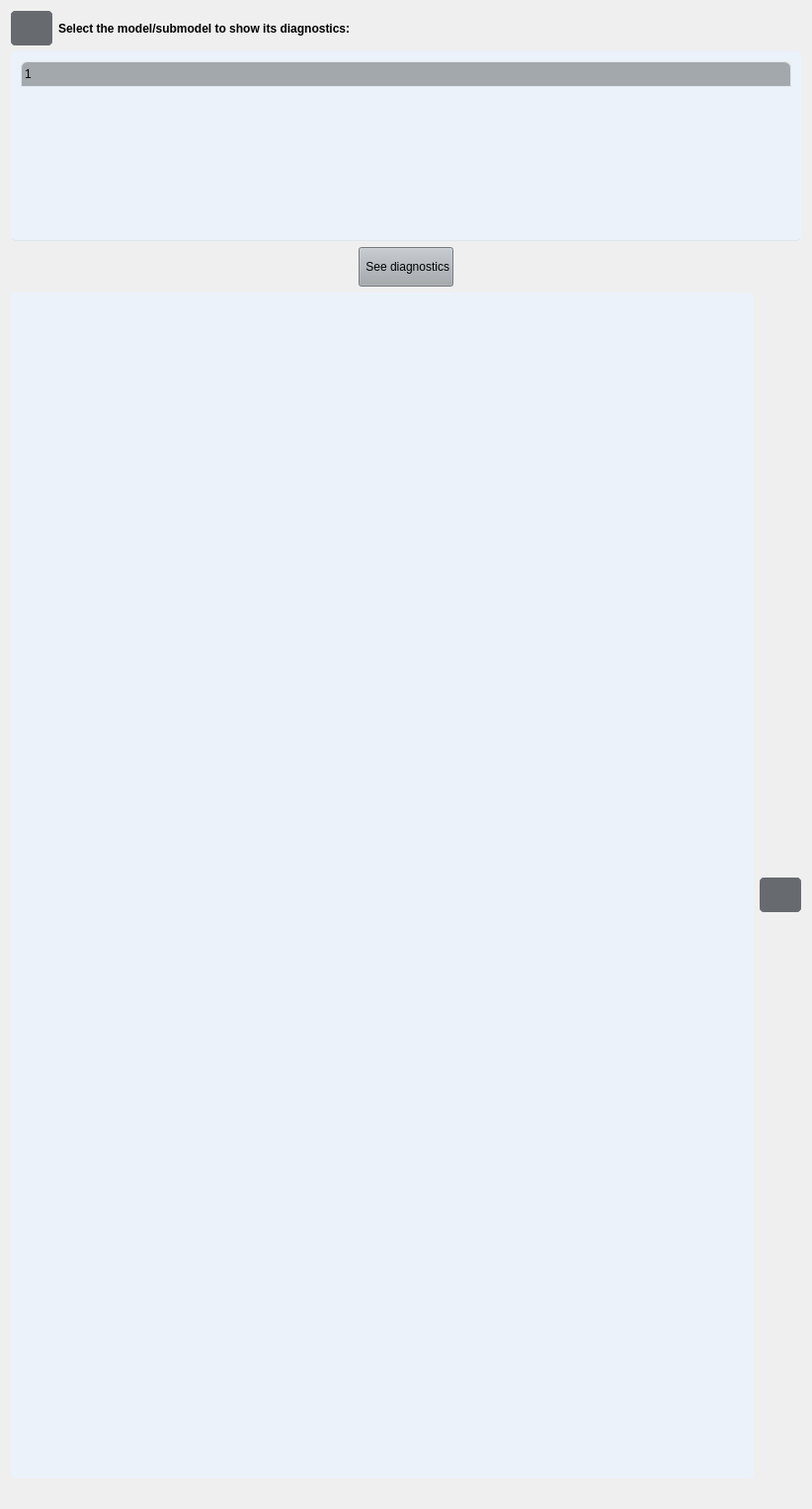
                  <widget class="QWidget" name="tabsPage6">
                   <layout class="QVBoxLayout" name="verticalLayout_36">
                    <item>
                     <layout class="QVBoxLayout" name="verticalLayout_26">
                      <item>
                       <layout class="QVBoxLayout" name="verticalLayout_27">
                        <item>
                         <layout class="QHBoxLayout" name="horizontalLayout_8">
                          <item>
                           <widget class="QPushButton" name="infoButtonDiagnostics">
                            <property name="sizePolicy">
                             <sizepolicy hsizetype="Fixed" vsizetype="Fixed">
                              <horstretch>0</horstretch>
                              <verstretch>0</verstretch>
                             </sizepolicy>
                            </property>
                            <property name="minimumSize">
                             <size>
                              <width>35</width>
                              <height>35</height>
                             </size>
                            </property>
                            <property name="styleSheet">
                             <string notr="true">QPushButton {
	border: 5px solid #676A6E;
	border-radius: 5px;	
	background-color: #676A6E;
}
QPushButton:hover {
	background-color: #676A6E;
	border: 2px solid #676A6E;
}
QPushButton:pressed {	
	background-color: #676A6E;
	border: 2px solid #676A6E;
}</string>
                            </property>
                            <property name="text">
                             <string/>
                            </property>
                           </widget>
                          </item>
                          <item>
                           <widget class="QLabel" name="labelSelectModelToShow_3">
                            <property name="font">
                             <font>
                              <weight>75</weight>
                              <bold>true</bold>
                             </font>
                            </property>
                            <property name="text">
                             <string>Select the model/submodel to show its diagnostics:</string>
                            </property>
                           </widget>
                          </item>
                         </layout>
                        </item>
                        <item>
                         <layout class="QHBoxLayout" name="horizontalLayout_10">
                          <item>
                           <widget class="QTreeWidget" name="treeWidgetSelectModelToSeeDiagnostics">
                            <property name="sizePolicy">
                             <sizepolicy hsizetype="Expanding" vsizetype="Expanding">
                              <horstretch>0</horstretch>
                              <verstretch>0</verstretch>
                             </sizepolicy>
                            </property>
                            <property name="minimumSize">
                             <size>
                              <width>800</width>
                              <height>0</height>
                             </size>
                            </property>
                            <property name="maximumSize">
                             <size>
                              <width>16777215</width>
                              <height>800</height>
                             </size>
                            </property>
                            <property name="styleSheet">
                             <string notr="true">QTreeWidget {	
	background-color: #EBF2FA;
	padding: 10px;
	border-radius: 5px;
	gridline-color: #DFE6ED;
	border-bottom: 1px solid #DFE6ED;
}
QTreeWidget::item{
	border-color: #DFE6ED;
	padding-left: 5px;
	padding-right: 5px;
	gridline-color: #DFE6ED;
}
QTreeWidget::item:selected{
	background-color: #C7CDDA;
}
QScrollBar:horizontal {
    border: none;
    background: #A3A8AD;
    height: 14px;
    margin: 0px 21px 0 21px;
	border-radius: 0px;
}
 QScrollBar:vertical {
	border: none;
    background: #A3A8AD;
    width: 14px;
    margin: 21px 0 21px 0;
	border-radius: 0px;
 }
QHeaderView::section{
	Background-color: #A3A8AD;
	max-width: 30px;
	border: 1px solid #A3A8AD;
	border-style: none;
    border-bottom: 1px solid #DFE6ED;
    border-right: 1px solid #DFE6ED;
}
QTreeWidget::horizontalHeader {	
	background-color: #A3A8AD;
}
QHeaderView::section:horizontal
{
    border: 1px solid #DFE6ED;
	background-color: #A3A8AD;
	padding: 3px;
	border-top-left-radius: 7px;
    border-top-right-radius: 7px;
}
QHeaderView::section:vertical
{
    border: 1px solid #A3A8AD;
}</string>
                            </property>
                            <column>
                             <property name="text">
                              <string/>
                             </property>
                            </column>
                           </widget>
                          </item>
                         </layout>
                        </item>
                       </layout>
                      </item>
                      <item>
                       <layout class="QHBoxLayout" name="horizontalLayout_16">
                        <item>
                         <spacer name="horizontalSpacer">
                          <property name="orientation">
                           <enum>Qt::Horizontal</enum>
                          </property>
                          <property name="sizeHint" stdset="0">
                           <size>
                            <width>40</width>
                            <height>20</height>
                           </size>
                          </property>
                         </spacer>
                        </item>
                        <item>
                         <widget class="QPushButton" name="pushButtonDiagnostics">
                          <property name="sizePolicy">
                           <sizepolicy hsizetype="Fixed" vsizetype="Fixed">
                            <horstretch>0</horstretch>
                            <verstretch>0</verstretch>
                           </sizepolicy>
                          </property>
                          <property name="minimumSize">
                           <size>
                            <width>0</width>
                            <height>40</height>
                           </size>
                          </property>
                          <property name="styleSheet">
                           <string notr="true">QPushButton {
	background-color: #A3A8AD;
}
QPushButton:hover {
	background-color: #A3A8AD;
}
QPushButton:pressed {	
	background-color: #A3A8AD;
}</string>
                          </property>
                          <property name="text">
                           <string> See diagnostics</string>
                          </property>
                         </widget>
                        </item>
                        <item>
                         <spacer name="horizontalSpacer_4">
                          <property name="orientation">
                           <enum>Qt::Horizontal</enum>
                          </property>
                          <property name="sizeHint" stdset="0">
                           <size>
                            <width>40</width>
                            <height>20</height>
                           </size>
                          </property>
                         </spacer>
                        </item>
                       </layout>
                      </item>
                      <item>
                       <layout class="QHBoxLayout" name="horizontalLayout_15">
                        <item>
                         <layout class="QVBoxLayout" name="verticalLayout_35">
                          <item>
                           <widget class="QWidget" name="plotDiagnosis_2" native="true">
                            <property name="sizePolicy">
                             <sizepolicy hsizetype="Preferred" vsizetype="Expanding">
                              <horstretch>0</horstretch>
                              <verstretch>0</verstretch>
                             </sizepolicy>
                            </property>
                            <property name="minimumSize">
                             <size>
                              <width>550</width>
                              <height>1200</height>
                             </size>
                            </property>
                            <property name="styleSheet">
                             <string notr="true">QWidget {
	background-color: #EBF2FA;
	border-radius: 5px;
	padding: 10px;
}
QWidget:hover {
	border: 2px solid #A3A8AD;
}
QWidget:focus {
	border: 2px solid #A3A8AD;
}
</string>
                            </property>
                            <layout class="QVBoxLayout" name="verticalLayout_28">
                             <item>
                              <layout class="QVBoxLayout" name="layoutPlotDiagnosis"/>
                             </item>
                            </layout>
                           </widget>
                          </item>
                          <item>
                           <spacer name="horizontalSpacer_18">
                            <property name="orientation">
                             <enum>Qt::Horizontal</enum>
                            </property>
                            <property name="sizeHint" stdset="0">
                             <size>
                              <width>40</width>
                              <height>20</height>
                             </size>
                            </property>
                           </spacer>
                          </item>
                          <item>
                           <layout class="QHBoxLayout" name="horizontalLayout_39"/>
                          </item>
                         </layout>
                        </item>
                        <item>
                         <widget class="QPushButton" name="pushButtonShowDiagnosticsBig">
                          <property name="sizePolicy">
                           <sizepolicy hsizetype="Fixed" vsizetype="Fixed">
                            <horstretch>0</horstretch>
                            <verstretch>0</verstretch>
                           </sizepolicy>
                          </property>
                          <property name="minimumSize">
                           <size>
                            <width>35</width>
                            <height>35</height>
                           </size>
                          </property>
                          <property name="styleSheet">
                           <string notr="true">QPushButton {
	border: 5px solid #676A6E;
	border-radius: 5px;	
	background-color: #676A6E;
}
QPushButton:hover {
	background-color: #676A6E;
	border: 2px solid #676A6E;
}
QPushButton:pressed {	
	background-color: #676A6E;
	border: 2px solid #676A6E;
}</string>
                          </property>
                          <property name="text">
                           <string/>
                          </property>
                         </widget>
                        </item>
                       </layout>
                      </item>
                     </layout>
                    </item>
                   </layout>
                  </widget>
